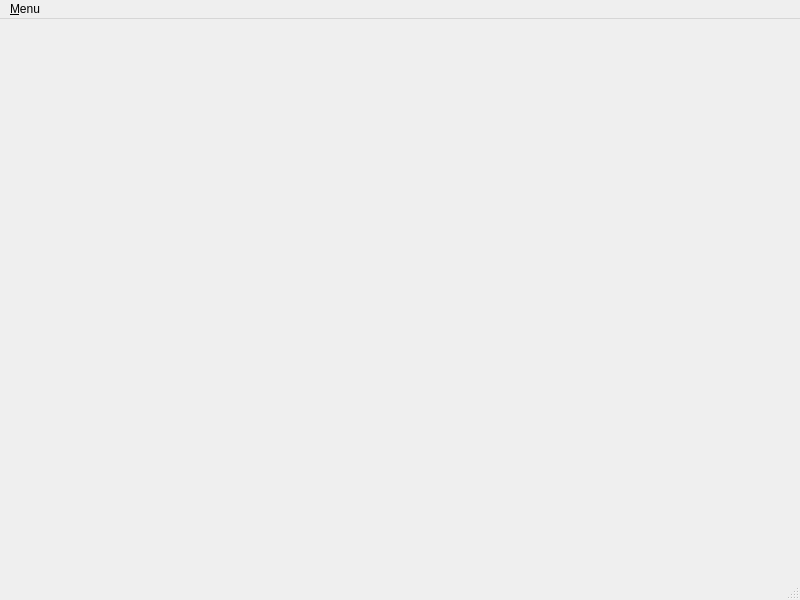
<?xml version="1.0" encoding="UTF-8"?>
<ui version="4.0">
 <class>WindowMain</class>
 <widget class="QMainWindow" name="WindowMain">
  <property name="geometry">
   <rect>
    <x>0</x>
    <y>0</y>
    <width>800</width>
    <height>600</height>
   </rect>
  </property>
  <property name="windowTitle">
   <string>MainWindow</string>
  </property>
  <widget class="QWidget" name="centralwidget">
   <layout class="QGridLayout" name="gridLayout">
    <item row="0" column="0">
     <layout class="QVBoxLayout" name="mainLayout_v"/>
    </item>
   </layout>
  </widget>
  <widget class="QMenuBar" name="menubar">
   <property name="geometry">
    <rect>
     <x>0</x>
     <y>0</y>
     <width>800</width>
     <height>30</height>
    </rect>
   </property>
   <widget class="QMenu" name="menuFile">
    <property name="title">
     <string>&amp;Menu</string>
    </property>
    <addaction name="actionGet_Downloads"/>
    <addaction name="actionAbout"/>
    <addaction name="actionStart_Wizard"/>
    <addaction name="actionManual_force_VM_Mask_rebuild"/>
    <addaction name="actionQuit"/>
   </widget>
   <addaction name="menuFile"/>
  </widget>
  <widget class="QStatusBar" name="statusbar">
   <property name="sizePolicy">
    <sizepolicy hsizetype="Preferred" vsizetype="MinimumExpanding">
     <horstretch>0</horstretch>
     <verstretch>0</verstretch>
    </sizepolicy>
   </property>
  </widget>
  <action name="actionAbout">
   <property name="text">
    <string>&amp;About</string>
   </property>
  </action>
  <action name="actionGet_Downloads">
   <property name="text">
    <string>&amp;get Downloads</string>
   </property>
   <property name="visible">
    <bool>false</bool>
   </property>
  </action>
  <action name="actionQuit">
   <property name="text">
    <string>&amp;Quit</string>
   </property>
  </action>
  <action name="actionManual_force_VM_Mask_rebuild">
   <property name="enabled">
    <bool>true</bool>
   </property>
   <property name="text">
    <string>Force VM-Mask &amp;cleanup</string>
   </property>
  </action>
  <action name="actionStart_Wizard">
   <property name="text">
    <string>Start Wizard</string>
   </property>
  </action>
 </widget>
 <resources/>
 <connections/>
</ui>
